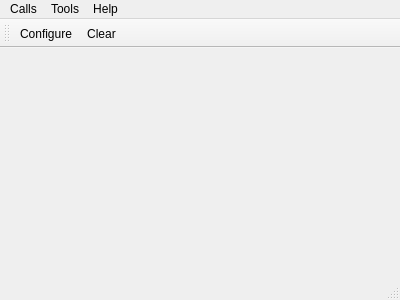
<?xml version="1.0" encoding="UTF-8"?>
<ui version="4.0">
 <class>MainWindow</class>
 <widget class="QMainWindow" name="MainWindow">
  <property name="geometry">
   <rect>
    <x>0</x>
    <y>0</y>
    <width>400</width>
    <height>300</height>
   </rect>
  </property>
  <property name="windowTitle">
   <string>Simple Terminal</string>
  </property>
  <widget class="QWidget" name="centralWidget">
   <layout class="QVBoxLayout" name="verticalLayout"/>
  </widget>
  <widget class="QMenuBar" name="menuBar">
   <property name="geometry">
    <rect>
     <x>0</x>
     <y>0</y>
     <width>400</width>
     <height>19</height>
    </rect>
   </property>
   <widget class="QMenu" name="menuCalls">
    <property name="title">
     <string>Calls</string>
    </property>
    <addaction name="actionQuit"/>
   </widget>
   <widget class="QMenu" name="menuTools">
    <property name="title">
     <string>Tools</string>
    </property>
    <addaction name="actionConfigure"/>
    <addaction name="actionClear"/>
   </widget>
   <widget class="QMenu" name="menuHelp">
    <property name="title">
     <string>Help</string>
    </property>
    <addaction name="actionAbout"/>
    <addaction name="actionAboutQt"/>
   </widget>
   <addaction name="menuCalls"/>
   <addaction name="menuTools"/>
   <addaction name="menuHelp"/>
  </widget>
  <widget class="QToolBar" name="mainToolBar">
   <attribute name="toolBarArea">
    <enum>TopToolBarArea</enum>
   </attribute>
   <attribute name="toolBarBreak">
    <bool>false</bool>
   </attribute>
   <addaction name="actionConfigure"/>
   <addaction name="actionClear"/>
  </widget>
  <widget class="QStatusBar" name="statusBar"/>
  <action name="actionAbout">
   <property name="text">
    <string>&amp;About</string>
   </property>
   <property name="toolTip">
    <string>About program</string>
   </property>
   <property name="shortcut">
    <string>Alt+A</string>
   </property>
  </action>
  <action name="actionAboutQt">
   <property name="text">
    <string>About Qt</string>
   </property>
  </action>
  <action name="actionConfigure">
   <property name="icon">
    <iconset resource="terminal.qrc">
     <normaloff>:/images/settings.png</normaloff>:/images/settings.png</iconset>
   </property>
   <property name="text">
    <string>&amp;Configure</string>
   </property>
   <property name="toolTip">
    <string>Configure serial port</string>
   </property>
   <property name="shortcut">
    <string>Alt+C</string>
   </property>
  </action>
  <action name="actionClear">
   <property name="icon">
    <iconset resource="terminal.qrc">
     <normaloff>:/images/clear.png</normaloff>:/images/clear.png</iconset>
   </property>
   <property name="text">
    <string>C&amp;lear</string>
   </property>
   <property name="toolTip">
    <string>Clear data</string>
   </property>
   <property name="shortcut">
    <string>Alt+L</string>
   </property>
  </action>
  <action name="actionQuit">
   <property name="icon">
    <iconset resource="terminal.qrc">
     <normaloff>:/images/application-exit.png</normaloff>:/images/application-exit.png</iconset>
   </property>
   <property name="text">
    <string>&amp;Quit</string>
   </property>
   <property name="shortcut">
    <string>Ctrl+Q</string>
   </property>
  </action>
 </widget>
 <layoutdefault spacing="6" margin="11"/>
 <resources>
  <include location="terminal.qrc"/>
 </resources>
 <connections/>
</ui>
